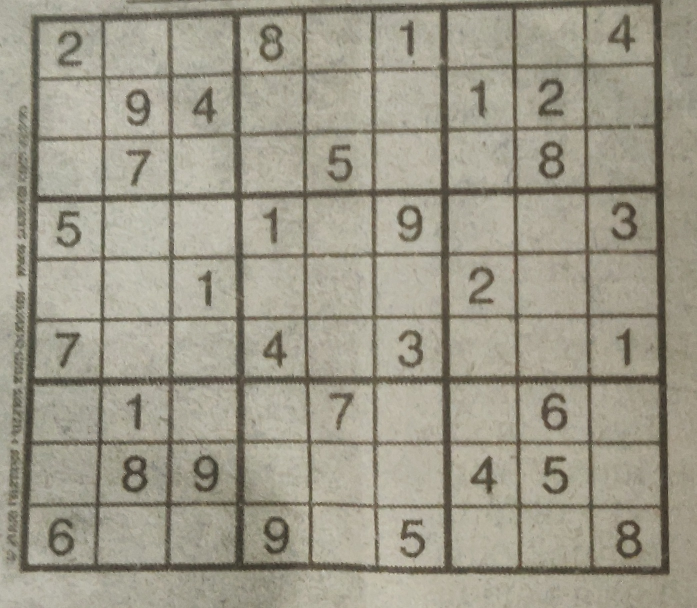
#> input picture test_images/index.jpeg, 1393 x 1216 px (shown at 1/2 size)
$ python -i clean_sud.py   (imports and definitions only)
#> lines starting #> are read from the running program, lines starting #| are printed output that depends on the picture
import cv2
import matplotlib.pyplot as plt
import numpy as np
import os
import operator
import PIL
from PIL import Image

class sudoku:
    def __init__(self,image):
        self.img = image

    def obtain_dig(self,img):
        '''
        return a list containing the coords of the ends of the squares
        of the digit
        '''
        digits = []
        h, w = np.shape(img[:])
#> h = 1216; w = 1393
        dig_h = int(h / 9)
#> dig_h = 135
        dig_w = int(w / 9)
#> dig_w = 154

        for j in range(0, 9):
            for i in range(0, 9):
                tl = (i * dig_h, j * dig_w)
                br = (i * dig_h + dig_h, j * dig_w + dig_w)
                points = (tl, br)
                digits.append(points)
        return digits,dig_h

    def processing(self,dig_img):
        maxi = 0
        seed = (None, None)
        side, side = np.shape(dig_img[:])
        margin = int(side / 6)
        corner = [margin, side - margin, margin, side - margin]
        for y in range(corner[0], corner[1]):
            row = dig_img[y]
            for x in range(corner[2], corner[3]):
                if row[x] >= 128:
                    area = cv2.floodFill(dig_img, None, (x, y), 64)[0]
                    if (area > maxi):
                        seed = (x, y)
                        maxi = area

        for y in range(0, side):
            row = dig_img[y]
            for x in range(0, side):
                if (row[x] >= 128):
                    cv2.floodFill(dig_img, None, (x, y), 64)

        if maxi > 0:
            cv2.floodFill(dig_img, None, seed, 255)

        top, bottom, left, right = side, 0, side, 0

        for y in range(0, side):
            row = dig_img[y]
            for x in range(0, side):

                if (row[x] > 0 and row[x] < 250):
                    cv2.floodFill(dig_img, None, (x, y), 0)

                # Find the bounding parameters
                if row[x] == 255:
                    top = y if y < top else top
                    bottom = y if y > bottom else bottom
                    left = x if x < left else left
                    right = x if x > right else right

        ends = [[top, left], [bottom, right]]

        return dig_img,ends

    def cut_img(self,img, ends):
        copy = img[ends[0][0]: ends[1][0], ends[0][1]: ends[1][1]]
        return copy

    # [33 lines left out: function scale_and_centre, not called in this run]

    def cleaned_sud(self):
        resized = self.img
        digits, side = self.obtain_dig(resized)
#> digits = 81 items; side = 135
        dig_img = np.zeros((side, side))
        sud = resized.copy()

        for j in range(0, 9):
            for i in range(0, 9):
                index = i + (9 * j)
                (tl, br) = digits[index]
                dig_img = resized[tl[0]:br[0], tl[1]:br[1]]
                dig_img, ends = self.processing(dig_img)

                hei = ends[1][0] - ends[0][0]
                wid = ends[1][1] - ends[0][1]

                if (hei * wid < 1600 and hei * wid > 20):
                    img_bb = self.cut_img(dig_img, ends)
                    last = self.scale_and_centre(img_bb, side, margin=4, background=0)
                else:
                    last = np.zeros((40, 40))
                sud[40 * i:40 * (i + 1), 40 * j:40 * (j + 1)] = last
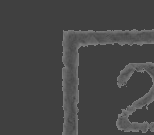
#> dig_img: shape (135, 154); min 64, max 127, mean 70.5

        return resized,sud
    # [5 lines left out: function resize, not called in this run]

>>> import cv2
>>> picture = cv2.imread('test_images/index.jpeg', cv2.IMREAD_GRAYSCALE)
#> (the run stopped early here; a loop or call above may not have finished)
